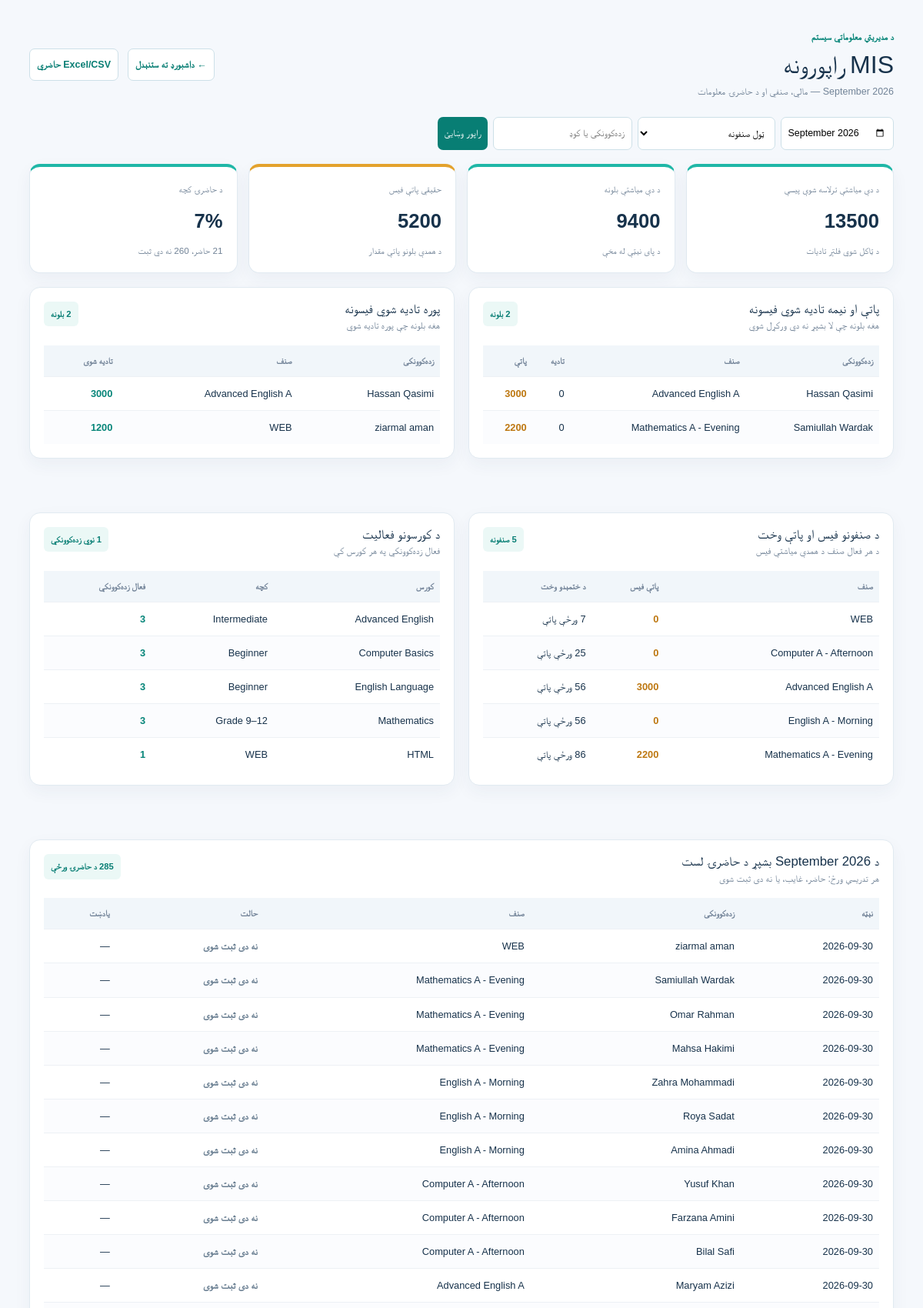
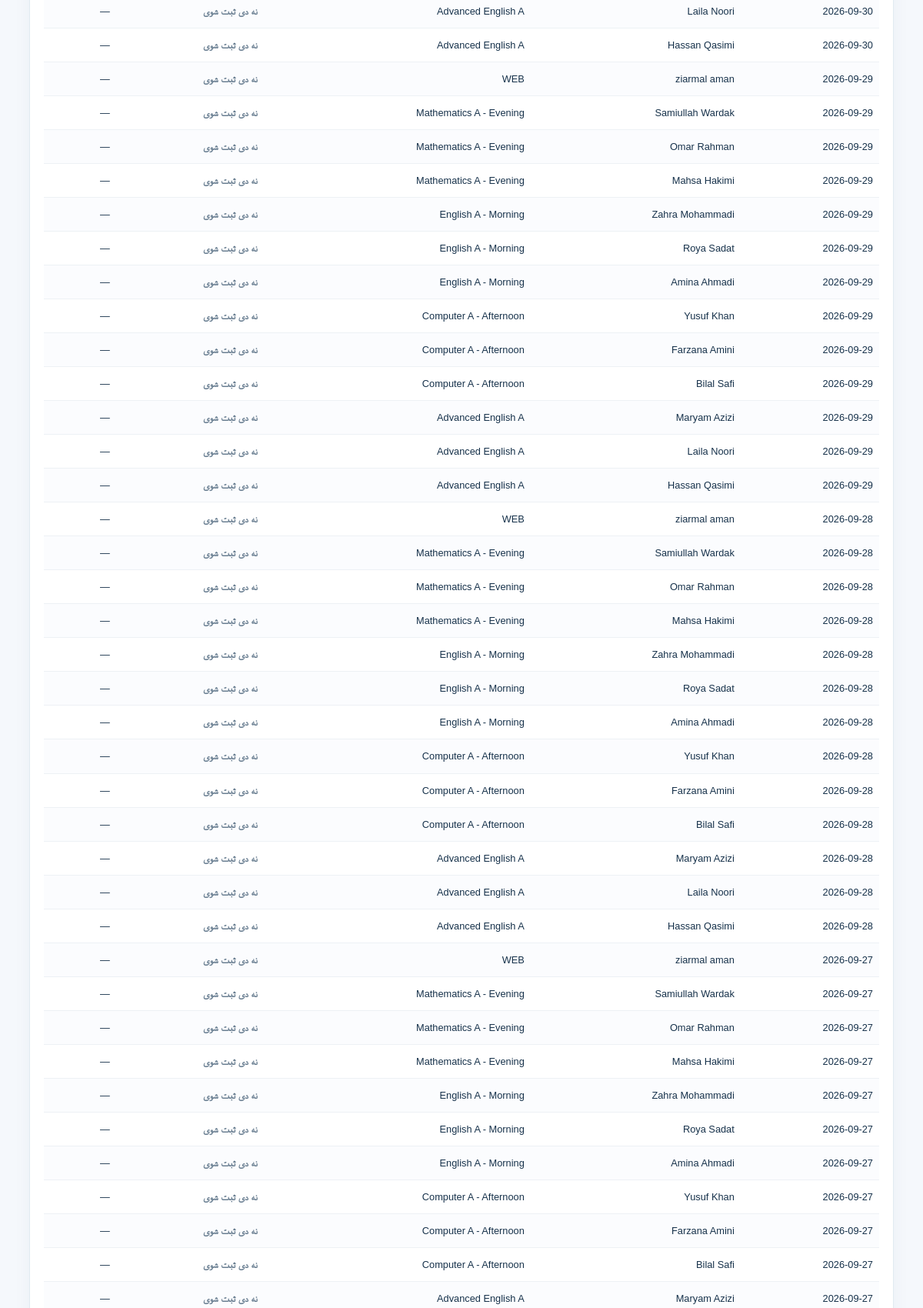
/mis/reports/ (signed in, upper part), run on the app's committed database (2 pictures, top to bottom).
### academics/models.py (models this page shows, shortened)
class Invoice(models.Model):
    student = models.ForeignKey(Student, on_delete=models.PROTECT, related_name='invoices')
    classroom = models.ForeignKey(
        ClassRoom,
        on_delete=models.PROTECT,
        related_name='invoices',
        null=False,
        blank=False,
    )
    title = models.CharField(max_length=150, default='Monthly fee')
    amount = models.DecimalField(max_digits=10, decimal_places=2, validators=[MinValueValidator(0.01)])
    due_date = models.DateField()
    created_at = models.DateTimeField(auto_now_add=True)
    @property
    def paid_amount(self): return sum(payment.amount for payment in self.payments.all())
    @property
    def balance(self): return self.amount - self.paid_amount

class Student(models.Model):
    student_code = models.CharField(max_length=20, unique=True)
    full_name = models.CharField(max_length=150)
    father_name = models.CharField(max_length=150, blank=True)
    photo = models.FileField(upload_to='student_photos/', blank=True, validators=[FileExtensionValidator(['jpg', 'jpeg', 'png', 'webp'])])
    phone = models.CharField(max_length=30)
    email = models.EmailField(blank=True)
    guardian_name = models.CharField(max_length=150, blank=True)
    guardian_phone = models.CharField(max_length=30, blank=True)
    address = models.TextField(blank=True)
    joined_at = models.DateField(auto_now_add=True)
    is_active = models.BooleanField(default=True)
    class Meta: ordering = ['full_name']

class ClassRoom(models.Model):
    course = models.ForeignKey(Course, on_delete=models.PROTECT, related_name='classes')
    teacher = models.ForeignKey(Teacher, on_delete=models.SET_NULL, null=True, blank=True)
    title = models.CharField(max_length=120)
    schedule = models.CharField(max_length=200, help_text='e.g. Saturday–Wednesday, 3:00 PM')
    room = models.CharField(max_length=50, blank=True)
    start_date = models.DateField()
    end_date = models.DateField(null=True, blank=True)
    attendance_weekdays = models.CharField(
        max_length=20,
        default='5,6,0,1,2',
        help_text='Teaching days: 0=Mon, 1=Tue, …, 5=Sat, 6=Sun. Example Saturday–Wednesday: 5,6,0,1,2.',
    )
    is_active = models.BooleanField(default=True)
    class Meta: verbose_name = 'Class'; verbose_name_plural = 'Classes'

class Payment(models.Model):
    invoice = models.ForeignKey(Invoice, on_delete=models.CASCADE, related_name='payments')
    amount = models.DecimalField(max_digits=10, decimal_places=2, validators=[MinValueValidator(0.01)])
    paid_at = models.DateField()
    receipt_no = models.CharField(max_length=30, unique=True)
    note = models.CharField(max_length=200, blank=True)

class Course(models.Model):
    name = models.CharField(max_length=150)
    level = models.CharField(max_length=80, blank=True)
    duration_months = models.PositiveSmallIntegerField(default=3)
    monthly_fee = models.DecimalField(max_digits=10, decimal_places=2, default=0, validators=[MinValueValidator(0)])
    description = models.TextField(blank=True)
    is_active = models.BooleanField(default=True)

class Enrollment(models.Model):
    student = models.ForeignKey(Student, on_delete=models.CASCADE, related_name='enrollments')
    classroom = models.ForeignKey(ClassRoom, on_delete=models.PROTECT, related_name='enrollments')
    enrolled_at = models.DateField(auto_now_add=True)
    discount = models.DecimalField(max_digits=10, decimal_places=2, default=0, validators=[MinValueValidator(0)])
    is_active = models.BooleanField(default=True)
    class Meta:
        unique_together = ('student', 'classroom')

### academics/views.py (the view)
# urls.py: path('reports/', reports, name='mis_reports'),
@role_required(StaffProfile.Role.MANAGER, StaffProfile.Role.ACCOUNTANT)
def reports(request):
    today = timezone.localdate()
    requested_month = request.GET.get('month', '')
    try:
        year, month = (int(part) for part in requested_month.split('-', 1))
        month_start = date(year, month, 1)
    except (TypeError, ValueError):
        month_start = date(today.year, today.month, 1)
    month_end = date(month_start.year, month_start.month, monthrange(month_start.year, month_start.month)[1])
    money = Decimal('0.00')
    selected_class = request.GET.get('classroom', '')
    student_query = request.GET.get('student', '').strip()
    active_classes = ClassRoom.objects.filter(is_active=True).select_related('course', 'teacher').order_by('title')
    active_enrollments = Enrollment.objects.filter(is_active=True, classroom__is_active=True).select_related(
        'student', 'classroom__course'
    )
    if selected_class.isdigit():
        active_enrollments = active_enrollments.filter(classroom_id=selected_class)
    else:
        selected_class = ''
    if student_query:
        active_enrollments = active_enrollments.filter(
            Q(student__full_name__icontains=student_query) | Q(student__student_code__icontains=student_query)
        )
    month_payments = Payment.objects.filter(paid_at__range=(month_start, month_end))
    if selected_class:
        month_payments = month_payments.filter(invoice__classroom_id=selected_class)
    if student_query:
        month_payments = month_payments.filter(
            Q(invoice__student__full_name__icontains=student_query) | Q(invoice__student__student_code__icontains=student_query)
        )
    month_collected = month_payments.aggregate(total=Coalesce(Sum('amount'), money))['total']
    month_expenses = Expense.objects.filter(spent_at__range=(month_start, month_end)).aggregate(
        total=Coalesce(Sum('amount'), money)
    )['total']
    course_overview = Course.objects.filter(is_active=True).annotate(
        active_students=Count(
            'classes__enrollments',
            filter=Q(classes__enrollments__is_active=True),
            distinct=True,
        )
    ).order_by('-active_students', 'name')[:8]
    invoices_query = Invoice.objects.filter(due_date__range=(month_start, month_end)).select_related(
        'student', 'classroom'
    ).prefetch_related('payments')
    if selected_class:
        invoices_query = invoices_query.filter(classroom_id=selected_class)
    if student_query:
        invoices_query = invoices_query.filter(
            Q(student__full_name__icontains=student_query) | Q(student__student_code__icontains=student_query)
        )
    invoices = list(invoices_query.order_by('-due_date', '-pk'))
    month_invoiced = sum((invoice.amount for invoice in invoices), start=money)
    outstanding_invoices, paid_invoices, partially_paid_invoices = [], [], []
    class_totals = {}
    for invoice in invoices:
        invoice.report_class = invoice.classroom
        invoice.report_class_name = invoice.classroom.title
        balance = invoice.balance
        if balance == 0:
            paid_invoices.append(invoice)
        else:
            outstanding_invoices.append(invoice)
            if invoice.paid_amount:
                partially_paid_invoices.append(invoice)
        if invoice.classroom_id:
            summary = class_totals.setdefault(invoice.classroom_id, {
                'classroom': invoice.report_class, 'invoiced': money, 'paid': money,
                'outstanding': money, 'invoice_count': 0,
            })
            summary['invoiced'] += invoice.amount
            summary['paid'] += invoice.paid_amount
            summary['outstanding'] += balance
            summary['invoice_count'] += 1
    class_overview = []
    report_classes = active_classes.filter(pk=selected_class) if selected_class else active_classes
    for classroom in report_classes.order_by('end_date', 'title'):
        summary = class_totals.get(classroom.pk, {
            'classroom': classroom, 'invoiced': money, 'paid': money,
            'outstanding': money, 'invoice_count': 0,
        })
        if classroom.end_date:
            summary['days_remaining'] = (classroom.end_date - today).days
        else:
            summary['days_remaining'] = None
        class_overview.append(summary)
    attendance_lookup = {
        (item.enrollment_id, item.date): item
        for item in Attendance.objects.filter(
            enrollment__in=active_enrollments, date__range=(month_start, month_end)
        )
    }
    attendance_records = []
    cursor = month_start
    enrollment_list = list(active_enrollments.order_by('classroom__title', 'student__full_name'))
    while cursor <= month_end:
        for enrollment in enrollment_list:
            weekdays = {int(day) for day in enrollment.classroom.attendance_weekdays.split(',') if day.strip().isdigit()}
            if cursor < enrollment.classroom.start_date or cursor.weekday() not in weekdays:
                continue
            record = attendance_lookup.get((enrollment.pk, cursor))
            attendance_records.append({
                'date': cursor, 'enrollment': enrollment, 'present': record.present if record else None,
                'note': record.note if record else '',
            })
        cursor += timedelta(days=1)
    attendance_records.sort(key=lambda item: (item['date'], item['enrollment'].classroom.title, item['enrollment'].student.full_name), reverse=True)
    attendance_total = len(attendance_records)
    attendance_present = sum(item['present'] is True for item in attendance_records)
    attendance_unrecorded = sum(item['present'] is None for item in attendance_records)
    attendance_rate = round((attendance_present / attendance_total) * 100) if attendance_total else 0
    context = {
        'today': today,
        'month_label': month_start.strftime('%B %Y'),
        'selected_month': month_start.strftime('%Y-%m'),
        'month_collected': month_collected,
        'month_invoiced': month_invoiced,
        'month_balance': sum((invoice.balance for invoice in invoices), start=money),
        'month_expenses': month_expenses,
        'month_net': month_collected - month_expenses,
        'attendance_total': attendance_total,
        'attendance_present': attendance_present,
        'attendance_rate': attendance_rate,
        'attendance_unrecorded': attendance_unrecorded,
        'new_students': Student.objects.filter(joined_at__range=(month_start, month_end)).count(),
        'course_overview': course_overview,
        'outstanding_invoices': outstanding_invoices,
        'paid_invoices': paid_invoices,
        'partially_paid_invoices': partially_paid_invoices,
        'class_overview': class_overview,
        'attendance_records': attendance_records,
        'classes': active_classes,
        'selected_class': selected_class,
        'student_query': student_query,
    }
    return render(request, 'academics/reports_en.html' if request.session.get('language') == 'en' else 'academics/reports.html', context)

### templates/academics/reports.html (shortened to what this page needs)
{% extends 'base_mis.html' %}
{% block content %}
<main class="mis-page" dir="rtl">
  <header class="mis-header"><div><p>د مدیریتي معلوماتي سیستم</p><h1>MIS راپورونه</h1><span>{{ month_label }} — مالي، صنفي او د حاضرۍ معلومات</span></div><div class="mis-actions"><a class="mis-link" href="{% url 'dashboard' %}">← داشبورډ ته ستنېدل</a><a class="mis-link" href="{% url 'attendance_csv' %}?month={{ selected_month }}">Excel/CSV حاضري</a></div></header>
  <form class="mis-filter" method="get"><input type="month" name="month" value="{{ selected_month }}" aria-label="میاشت"><select name="classroom"><option value="">ټول صنفونه</option></select><input type="search" name="student" value="{{ student_query }}" placeholder="زده‌کوونکی یا کوډ"><button type="submit">راپور وښایئ</button></form>
  <section class="mis-metrics mis-wide"><article><small>د دې میاشتې ترلاسه شوې پیسې</small><b>{{ month_collected|floatformat:0 }}</b><span>د ټاکل شوي فلټر تادیات</span></article><article><small>د دې میاشتې بلونه</small><b>{{ month_invoiced|floatformat:0 }}</b><span>د پای نېټې له مخې</span></article><article class="warning"><small>حقیقي پاتې فیس</small><b>{{ month_balance|floatformat:0 }}</b><span>د همدې بلونو پاتې مقدار</span></article><article><small>د حاضرۍ کچه</small><b>{{ attendance_rate }}%</b><span>{{ attendance_present }} حاضر، {{ attendance_unrecorded }} نه دي ثبت</span></article></section>
  <section class="mis-grid mis-wide"><article class="mis-card"><div class="mis-title"><div><h2>پاتې او نیمه تادیه شوي فیسونه</h2><span>هغه بلونه چې لا بشپړ نه دي ورکړل شوي</span></div><b>{{ outstanding_invoices|length }} بلونه</b></div><table><thead><tr><th>زده‌کوونکی</th><th>صنف</th><th>تادیه</th><th>پاتې</th></tr></thead><tbody>{% for invoice in outstanding_invoices %}<tr><td>{{ invoice.student.full_name }}</td><td>{{ invoice.report_class_name }}</td><td>{{ invoice.paid_amount|floatformat:0 }}</td><td class="mis-balance">{{ invoice.balance|floatformat:0 }}</td></tr>{% empty %}<tr><td colspan="4" class="mis-empty">پاتې فیس نشته.</td></tr>{% endfor %}</tbody></table></article><article class="mis-card"><div class="mis-title"><div><h2>پوره تادیه شوي فیسونه</h2><span>هغه بلونه چې پوره تادیه شوي</span></div><b>{{ paid_invoices|length }} بلونه</b></div><table><thead><tr><th>زده‌کوونکی</th><th>صنف</th><th>تادیه شوی</th></tr></thead><tbody>{% for invoice in paid_invoices %}<tr><td>{{ invoice.student.full_name }}</td><td>{{ invoice.report_class_name }}</td><td class="paid">{{ invoice.paid_amount|floatformat:0 }}</td></tr>{% empty %}<tr><td colspan="3" class="mis-empty">پوره تادیه شوی بل نشته.</td></tr>{% endfor %}</tbody></table></article></section>
  <section class="mis-grid mis-wide"><article class="mis-card"><div class="mis-title"><div><h2>د صنفونو فیس او پاتې وخت</h2><span>د هر فعال صنف د همدې میاشتې فیس</span></div><b>{{ class_overview|length }} صنفونه</b></div><table><thead><tr><th>صنف</th><th>پاتې فیس</th><th>د ختمېدو وخت</th></tr></thead><tbody>{% for item in class_overview %}<tr><td>{{ item.classroom.title }}</td><td class="mis-balance">{{ item.outstanding|floatformat:0 }}</td><td>{% if item.days_remaining < 0 %}<span class="negative">{{ item.days_remaining|slice:'1:' }} ورځې تېرې</span>{% elif item.days_remaining == 0 %}<span class="negative">نن پای ته رسېږي</span>{% else %}{{ item.days_remaining }} ورځې پاتې{% endif %}</td></tr>{% empty %}<tr><td colspan="3" class="mis-empty">فعال صنف نشته.</td></tr>{% endfor %}</tbody></table></article><article class="mis-card"><div class="mis-title"><div><h2>د کورسونو فعالیت</h2><span>فعال زده‌کوونکي په هر کورس کې</span></div><b>{{ new_students }} نوي زده‌کوونکي</b></div><table><thead><tr><th>کورس</th><th>کچه</th><th>فعال زده‌کوونکي</th></tr></thead><tbody>{% for course in course_overview %}<tr><td>{{ course.name }}</td><td>{{ course.level|default:'—' }}</td><td class="paid">{{ course.active_students }}</td></tr>{% empty %}<tr><td colspan="3" class="mis-empty">فعال کورس یا داخله نشته.</td></tr>{% endfor %}</tbody></table></article></section>
  <section class="mis-card mis-wide"><div class="mis-title"><div><h2>د {{ month_label }} بشپړ د حاضرۍ لست</h2><span>هر تدریسي ورځ: حاضر، غایب، یا نه دی ثبت شوی</span></div><b>{{ attendance_total }} د حاضرۍ ورځې</b></div><table><thead><tr><th>نېټه</th><th>زده‌کوونکی</th><th>صنف</th><th>حالت</th><th>یادښت</th></tr></thead><tbody>{% for record in attendance_records %}<tr><td>{{ record.date|date:'Y-m-d' }}</td><td>{{ record.enrollment.student.full_name }}</td><td>{{ record.enrollment.classroom.title }}</td><td>{% if record.present is None %}<span class="pending">نه دی ثبت شوی</span>{% elif record.present %}<span class="paid">حاضر</span>{% else %}<span class="absent">غایب</span>{% endif %}</td><td>{{ record.note|default:'—' }}</td></tr>{% empty %}<tr><td colspan="5" class="mis-empty">په دې میاشت کې د حاضرۍ ورځ نشته.</td></tr>{% endfor %}</tbody></table></section>
</main>
{% endblock %}

### data on the page
Invoice: student.full_name "Hassan Qasimi", report_class_name "Advanced English A", paid_amount "0", balance "3000"
Invoice: student.full_name "Samiullah Wardak", report_class_name "Mathematics A - Evening", paid_amount "0", balance "2200"
Invoice: student.full_name "Hassan Qasimi", report_class_name "Advanced English A", paid_amount "3000"
Invoice: student.full_name "ziarmal aman", report_class_name "WEB", paid_amount "1200"
ClassRoom: classroom "WEB", outstanding "0", days_remaining "7"
ClassRoom: classroom "Computer A - Afternoon", outstanding "0", days_remaining "25"
ClassRoom: classroom "Advanced English A", outstanding "3000", days_remaining "56"
ClassRoom: classroom "English A - Morning", outstanding "0", days_remaining "56"
ClassRoom: classroom "Mathematics A - Evening", outstanding "2200", days_remaining "86"
Course: name "Advanced English", level "Intermediate", active_students "3"
Course: name "Computer Basics", level "Beginner", active_students "3"
Course: name "English Language", level "Beginner", active_students "3"
Course: name "Mathematics", level "Grade 9–12", active_students "3"
Course: name "HTML", level "WEB", active_students "1"
Enrollment: date "2026-09-30", enrollment.student.full_name "ziarmal aman", enrollment.classroom "WEB", note "—", date "2026-09-29", date "2026-09-28", date "2026-09-27"
Enrollment: date "2026-09-30", enrollment.student.full_name "Samiullah Wardak", enrollment.classroom "Mathematics A - Evening", note "—", date "2026-09-29", date "2026-09-28", date "2026-09-27"
Enrollment: date "2026-09-30", enrollment.student.full_name "Omar Rahman", enrollment.classroom "Mathematics A - Evening", note "—", date "2026-09-29", date "2026-09-28", date "2026-09-27"
Enrollment: date "2026-09-30", enrollment.student.full_name "Mahsa Hakimi", enrollment.classroom "Mathematics A - Evening", note "—", date "2026-09-29", date "2026-09-28", date "2026-09-27"
Enrollment: date "2026-09-30", enrollment.student.full_name "Zahra Mohammadi", enrollment.classroom "English A - Morning", note "—", date "2026-09-29", date "2026-09-28", date "2026-09-27"
Enrollment: date "2026-09-30", enrollment.student.full_name "Roya Sadat", enrollment.classroom "English A - Morning", note "—", date "2026-09-29", date "2026-09-28", date "2026-09-27"
Enrollment: date "2026-09-30", enrollment.student.full_name "Amina Ahmadi", enrollment.classroom "English A - Morning", note "—", date "2026-09-29", date "2026-09-28", date "2026-09-27"
Enrollment: date "2026-09-30", enrollment.student.full_name "Yusuf Khan", enrollment.classroom "Computer A - Afternoon", note "—", date "2026-09-29", date "2026-09-28", date "2026-09-27"
Enrollment: date "2026-09-30", enrollment.student.full_name "Farzana Amini", enrollment.classroom "Computer A - Afternoon", note "—", date "2026-09-29", date "2026-09-28", date "2026-09-27"
Enrollment: date "2026-09-30", enrollment.student.full_name "Bilal Safi", enrollment.classroom "Computer A - Afternoon", note "—", date "2026-09-29", date "2026-09-28", date "2026-09-27"
Enrollment: date "2026-09-30", enrollment.student.full_name "Maryam Azizi", enrollment.classroom "Advanced English A", note "—", date "2026-09-29", date "2026-09-28", date "2026-09-27"
Enrollment: date "2026-09-30", enrollment.student.full_name "Laila Noori", enrollment.classroom "Advanced English A", note "—", date "2026-09-29", date "2026-09-28"
Enrollment: date "2026-09-30", enrollment.student.full_name "Hassan Qasimi", enrollment.classroom "Advanced English A", note "—", date "2026-09-29", date "2026-09-28"

### other printed values
{{ month_label }} "September 2026"
{{ month_collected|floatformat:0 }} "13500"
{{ month_invoiced|floatformat:0 }} "9400"
{{ month_balance|floatformat:0 }} "5200"
{{ attendance_rate }} "7"
{{ attendance_unrecorded }} "260"
{{ outstanding_invoices|length }} "2"
{{ paid_invoices|length }} "2"
{{ class_overview|length }} "5"
{{ new_students }} "1"
{{ attendance_total }} "285"
